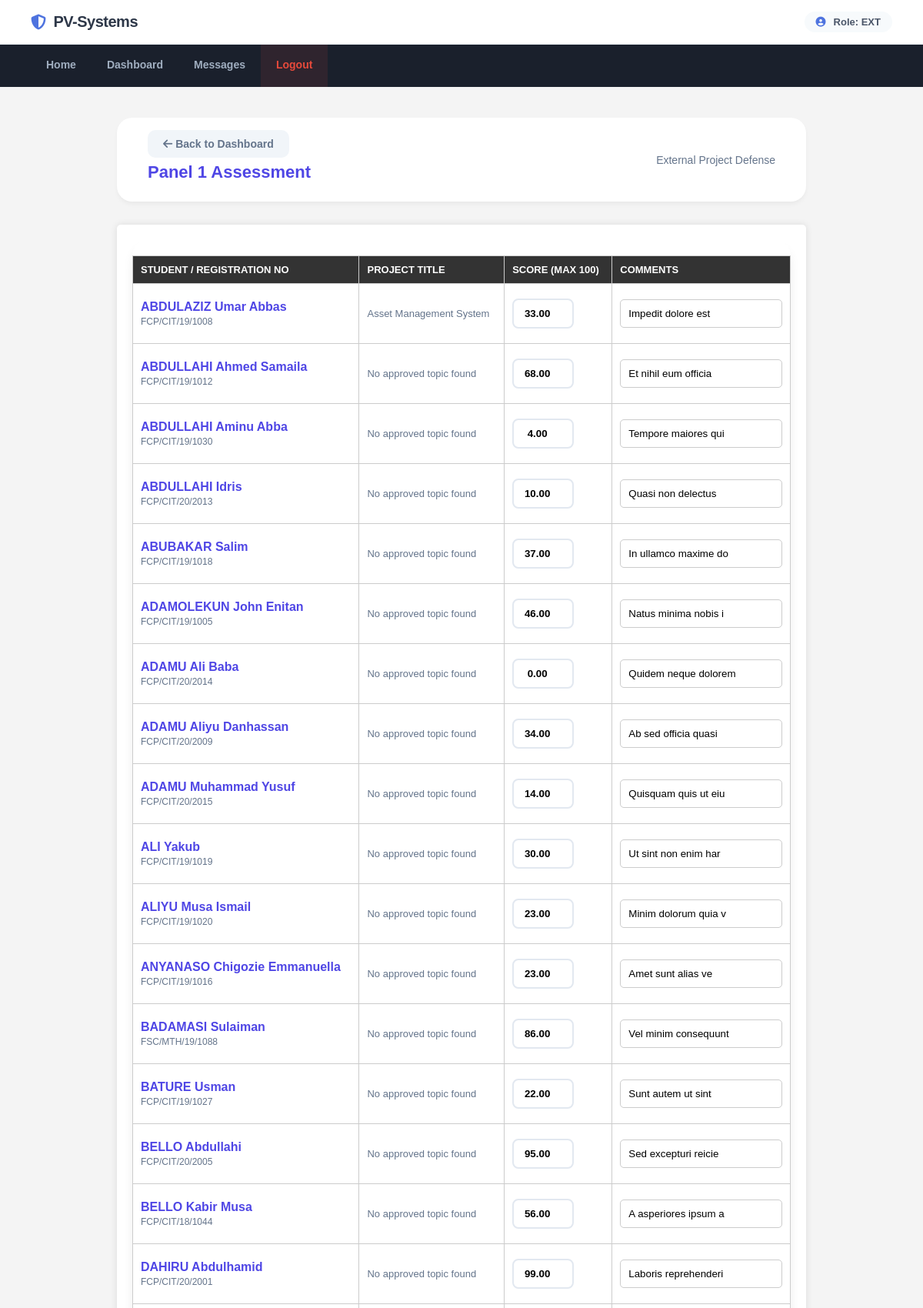
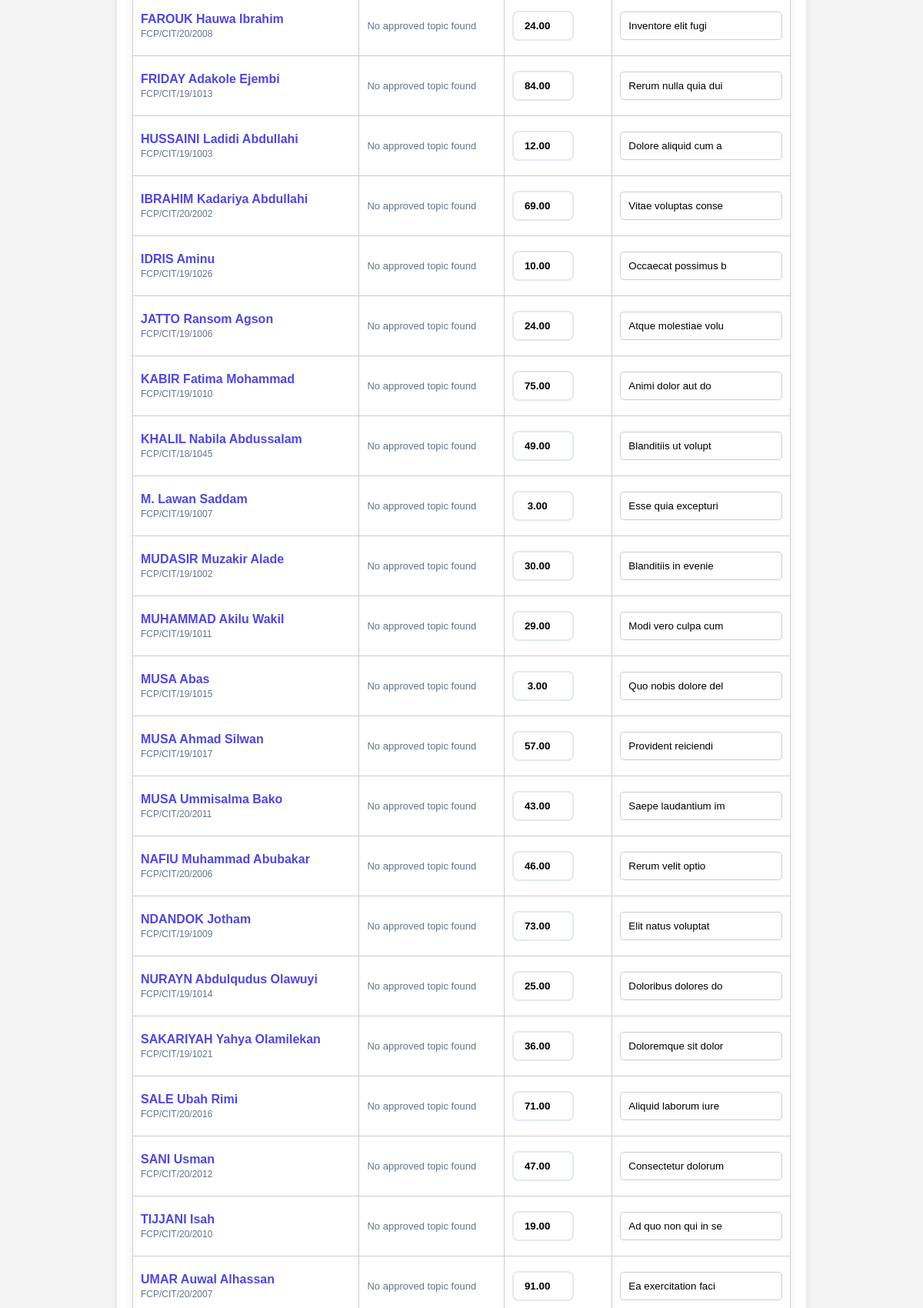
Page /external_examiner/ext_score_students.php?panel_id=1 (signed in, upper part) on the committed database (2 pictures, top to bottom).
### tables this page shows
CREATE TABLE `defense_panels` (
  `id` int(11) NOT NULL,
  `panel_name` varchar(100) NOT NULL,
  `panel_type` enum('proposal','internal','external') DEFAULT 'proposal',
  `department_id` int(11) NOT NULL,
  `max_students` int(11) DEFAULT 10,
  `created_at` timestamp NOT NULL DEFAULT current_timestamp()
);

CREATE TABLE `project_topics` (
  `id` int(11) NOT NULL,
  `topic` varchar(255) NOT NULL,
  `student_id` varchar(50) NOT NULL,
  `student_name` varchar(100) DEFAULT NULL,
  `session` varchar(50) NOT NULL,
  `status` varchar(50) DEFAULT 'pending',
  `pdf_path` varchar(255) DEFAULT NULL,
  `report_status` enum('pending','approved','rejected','not_submitted') DEFAULT 'not_submitted',
  `report_feedback` text DEFAULT NULL
);

CREATE TABLE `students` (
  `id` int(11) NOT NULL,
  `reg_no` varchar(50) NOT NULL,
  `name` varchar(100) NOT NULL,
  `phone` varchar(50) NOT NULL,
  `email` varchar(60) NOT NULL,
  `faculty_id` int(11) NOT NULL,
  `department` int(11) NOT NULL,
  `first_login` tinyint(1) DEFAULT 1
);

### external_examiner/ext_score_students.php (the view, shortened to what this page needs)
<?php
include_once __DIR__ . '/../includes/db.php';
$user_id = $_SESSION['user_id'];
$panel_id = isset($_GET['panel_id']) ? intval($_GET['panel_id']) : 0;
$stmt = $conn->prepare("SELECT dp.* FROM defense_panels dp JOIN panel_members pm ON dp.id = pm.panel_id WHERE dp.id = ? AND pm.supervisor_id = ?");
$stmt->execute([$panel_id, $user_id]);
$panel = $stmt->fetch(PDO::FETCH_ASSOC);
$stmt = $conn->prepare("
    SELECT s.id, s.name, s.reg_no, pt.topic,
    (SELECT score FROM defense_scores WHERE student_id = s.id AND supervisor_id = ? AND panel_id = ?) as current_score,
    (SELECT comments FROM defense_scores WHERE student_id = s.id AND supervisor_id = ? AND panel_id = ?) as current_comment
    FROM student_panel_assignments spa
    JOIN students s ON spa.student_id = s.id
    LEFT JOIN project_topics pt ON (s.id = pt.student_id AND pt.status = 'approved')
    WHERE spa.panel_id = ?
    ORDER BY s.name ASC
");
$stmt->execute([$user_id, $panel_id, $user_id, $panel_id, $panel_id]);
$students = $stmt->fetchAll(PDO::FETCH_ASSOC);
?>
<!DOCTYPE html>
<html lang="en">
<head>
    <link rel="stylesheet" href="https://cdnjs.cloudflare.com/ajax/libs/font-awesome/6.4.0/css/all.min.css">
</head>
<body>
    <?php include_once __DIR__ . '/../includes/header.php'; ?>
    <div class="container">
        <div class="header">
            <div>
                <a href="index.php" class="btn-back"><i class="fas fa-arrow-left"></i> Back to Dashboard</a>
                <h1 style="margin-top: 15px;"><?= htmlspecialchars($panel['panel_name']) ?> Assessment</h1>
            </div>
            <div style="text-align: right;">
                <p style="color: var(--text-muted); font-size: 14px;">External Project Defense</p>
            </div>
        </div>
        <form method="POST">
            <div class="table-card">
                <table>
                    <thead>
                        <tr>
                            <th>Student / Registration No</th>
                            <th>Project Title</th>
                            <th>Score (Max 100)</th>
                            <th>Comments</th>
                        </tr>
                    </thead>
                    <tbody>
                        <?php foreach ($students as $stu): ?>
                            <tr>
                                <td>
                                    <strong style="color: var(--primary);"><?= htmlspecialchars($stu['name']) ?></strong><br>
                                    <span style="font-size: 12px; color: var(--text-muted);"><?= htmlspecialchars($stu['reg_no']) ?></span>
                                </td>
                                <td class="topic-cell"><?= htmlspecialchars($stu['topic'] ?: 'No approved topic found') ?></td>
                                <td>
                                    <input type="number" name="scores[<?= $stu['id'] ?>]"
                                           class="score-input" min="0" max="100" step="0.5"
                                           value="<?= htmlspecialchars($stu['current_score'] ?? '') ?>" placeholder="--">
                                </td>
                                <td>
                                    <input type="text" name="comments[<?= $stu['id'] ?>]"
                                           class="comment-input" value="<?= htmlspecialchars($stu['current_comment'] ?? '') ?>"
                                           placeholder="Observations, strengths, weaknesses...">
                                </td>
                            </tr>
                        <?php endforeach; ?>
                    </tbody>
                </table>
            </div>
        </form>
    </div>
</body>
</html>

### includes/header.php (shortened to what this page needs)
<link rel="stylesheet" href="<?= PROJECT_ROOT ?>assets/css/styles.css">
<link rel="stylesheet" href="https://cdnjs.cloudflare.com/ajax/libs/font-awesome/6.4.0/css/all.min.css">
<header>
    <h1><i class="fas fa-shield-halved" style="color: #4e73df;"></i> PV-Systems</h1>
    <?php if (isset($_SESSION['role'])): ?>
        <div class="user-badge">
            <i class="fas fa-user-circle"></i>
            <span>Role: <span style="text-transform: uppercase;"><?php echo $_SESSION['role']; ?></span></span>
        </div>
    <?php endif; ?>
</header>
    <nav>
        <?php
            $current_page = basename($_SERVER['PHP_SELF']);
            function isActive($page, $current) { return strpos($current, $page) !== false ? 'active' : ''; }
            $unread_count = 0;
            if (isset($_SESSION['user_id'])) {
                $stmt = $conn->prepare("SELECT COUNT(*) FROM messages WHERE receiver_id = ? AND is_read = 0");
                $stmt->execute([$_SESSION['user_id']]);
                $unread_count = $stmt->fetchColumn();
            }
        ?>
        <a href="<?= PROJECT_ROOT ?>index.php" class="<?= isActive('index.php', $current_page) ?>">Home</a>
        <?php if (isset($_SESSION['role'])): ?>
            <?php if ($_SESSION['role'] === 'fpc'): ?>
                <a href="<?= PROJECT_ROOT ?>faculty_project_coordinator/fpc_manage_departments.php" class="<?= isActive('fpc_manage_departments.php', $current_page) ?>">Departments</a>
                <a href="<?= PROJECT_ROOT ?>faculty_project_coordinator/fpc_manage_dpc.php" class="<?= isActive('fpc_manage_dpc.php', $current_page) ?>">Coordinators (DPC)</a>
                <a href="<?= PROJECT_ROOT ?>faculty_project_coordinator/fpc_manage_topics.php" class="<?= isActive('fpc_manage_topics.php', $current_page) ?>">Topics</a>
                <a href="<?= PROJECT_ROOT ?>faculty_project_coordinator/fpc_view_past_projects.php" class="<?= isActive('fpc_view_past_projects.php', $current_page) ?>">Archive</a>
                <a href="<?= PROJECT_ROOT ?>faculty_project_coordinator/fpc_reports.php" class="<?= isActive('fpc_reports.php', $current_page) ?>">Analytics</a>
            <?php elseif ($_SESSION['role'] === 'ext'): ?>
                <a href="<?= PROJECT_ROOT ?>external_examiner/index.php" class="<?= isActive('index.php', $current_page) ?>">Dashboard</a>
                <a href="<?= PROJECT_ROOT ?>app_messages.php" class="<?= isActive('app_messages.php', $current_page) ?>">
                    Messages <?php if($unread_count > 0): ?><span style="background: #e74a3b; color: white; padding: 2px 6px; border-radius: 50%; font-size: 10px;"><?= $unread_count ?></span><?php endif; ?>
                </a>
            <?php elseif ($_SESSION['role'] === 'lib'): ?>
                <a href="<?= PROJECT_ROOT ?>library/lib_manage_projects.php" class="<?= isActive('lib_manage_projects.php', $current_page) ?>">Repository</a>
                <a href="<?= PROJECT_ROOT ?>library/lib_generate_reports.php" class="<?= isActive('lib_generate_reports.php', $current_page) ?>">Stats</a>
            <?php endif; ?>
            <a href="<?php echo PROJECT_ROOT; ?>index.php?logout=1" style="background: rgba(231, 74, 59, 0.1); color: #e74a3b;">Logout</a>
        <?php endif; ?>
    </nav>
    <div class="container">

### assets/css/styles.css (style rules this page uses)
body { font-family: Arial, sans-serif; margin: 0; padding: 0; background-color: #f4f4f4; display: flex; flex-direction: column; min-height: 100vh; }
.container { width: 90%; max-width: 1200px; margin: 0 auto; padding: 20px; flex: 1; }
header { background: #ffffff; padding: 15px 40px; display: flex; justify-content: space-between; align-items: center; border-bottom: 1px solid #edf2f7; position: sticky; top: 0; z-index: 1000; }
header h1 { font-size: 20px; font-weight: 800; color: #2d3748; margin: 0; letter-spacing: -0.5px; display: flex; align-items: center; gap: 10px; }
nav { background: #1a202c; padding: 0 40px; display: flex; align-items: center; overflow-x: auto; white-space: nowrap; -ms-overflow-style: none; scrollbar-width: none; }
nav a { color: #a0aec0; text-decoration: none; margin: 0; padding: 18px 20px; font-size: 14px; font-weight: 600; transition: all 0.2s ease; border-bottom: 3px solid transparent; }
.user-badge { display: flex; align-items: center; gap: 10px; padding: 6px 15px; background: #f7fafc; border-radius: 50px; font-size: 13px; font-weight: 700; color: #4a5568; }
.user-badge i { color: #4e73df; }
form { background-color: #fff; padding: 20px; border-radius: 5px; box-shadow: 0 0 10px rgba(0, 0, 0, 0.1); margin-top: 20px; }
form input[type="text"], form input[type="password"], form textarea, form select { width: 100%; padding: 10px; margin: 10px 0; border: 1px solid #ccc; border-radius: 5px; }
table { width: 100%; border-collapse: collapse; margin-top: 20px; }
table th, table td { padding: 10px; border: 1px solid #ccc; text-align: left; }
table th { background-color: #333; color: #fff; }

### external_examiner/ext_score_students.php (style rules this page uses)
:root { --primary: #4f46e5; --bg-body: #f8fafc; --text-main: #1e293b; --text-muted: #64748b; }
* { margin:0; padding:0; box-sizing: border-box; }
body { font-family: 'Outfit', sans-serif; background: var(--bg-body); color: var(--text-main); }
.container { max-width: 1200px; margin: 40px auto; padding: 0 20px; }
.header { background: white; padding: 25px 40px; border-radius: 20px; margin-bottom: 30px; display: flex; justify-content: space-between; align-items: center; box-shadow: 0 4px 6px -1px rgba(0,0,0,0.05); }
.header h1 { font-size: 22px; color: var(--primary); }
.table-card { background: white; border-radius: 20px; padding: 0; overflow: hidden; box-shadow: 0 10px 15px -3px rgba(0,0,0,0.1); }
table { width: 100%; border-collapse: collapse; }
th { background: #f8fafc; padding: 20px; text-align: left; font-size: 13px; text-transform: uppercase; color: var(--text-muted); border-bottom: 2px solid #f1f5f9; }
td { padding: 20px; border-bottom: 1px solid #f1f5f9; }
.topic-cell { font-size: 13px; color: var(--text-muted); max-width: 300px; }
.score-input { width: 80px; padding: 10px; border: 2px solid #e2e8f0; border-radius: 8px; font-family: inherit; font-weight: 700; text-align: center; }
.comment-input { width: 100%; min-width: 200px; padding: 10px; border: 2px solid #e2e8f0; border-radius: 8px; font-family: inherit; }
.btn-back { background: #f1f5f9; color: var(--text-muted); text-decoration: none; padding: 10px 20px; border-radius: 10px; font-size: 14px; font-weight: 600; }

### rows in the picture
defense_panels: panel_name "Panel 1"
project_topics: student.name "ABDULAZIZ Umar Abbas", student.reg_no "FCP/CIT/19/1008", topic "Asset Management System", current_score "33.00", current_comment "Impedit dolore est"
students: name "ABDULLAHI Ahmed Samaila", reg_no "FCP/CIT/19/1012", topic "No approved topic found", current_score "68.00", current_comment "Et nihil eum officia"
students: name "ABDULLAHI Aminu Abba", reg_no "FCP/CIT/19/1030", topic "No approved topic found", current_score "4.00", current_comment "Tempore maiores qui"
students: name "ABDULLAHI Idris", reg_no "FCP/CIT/20/2013", topic "No approved topic found", current_score "10.00", current_comment "Quasi non delectus"
students: name "ABUBAKAR Salim", reg_no "FCP/CIT/19/1018", topic "No approved topic found", current_score "37.00", current_comment "In ullamco maxime do"
students: name "ADAMOLEKUN John Enitan", reg_no "FCP/CIT/19/1005", topic "No approved topic found", current_score "46.00", current_comment "Natus minima nobis i"
students: name "ADAMU Ali Baba", reg_no "FCP/CIT/20/2014", topic "No approved topic found", current_score "0.00", current_comment "Quidem neque dolorem"
students: name "ADAMU Aliyu Danhassan", reg_no "FCP/CIT/20/2009", topic "No approved topic found", current_score "34.00", current_comment "Ab sed officia quasi"
students: name "ADAMU Muhammad Yusuf", reg_no "FCP/CIT/20/2015", topic "No approved topic found", current_score "14.00", current_comment "Quisquam quis ut eiu"
students: name "ALI Yakub", reg_no "FCP/CIT/19/1019", topic "No approved topic found", current_score "30.00", current_comment "Ut sint non enim har"
students: name "ALIYU Musa Ismail", reg_no "FCP/CIT/19/1020", topic "No approved topic found", current_score "23.00", current_comment "Minim dolorum quia v"
students: name "ANYANASO Chigozie Emmanuella", reg_no "FCP/CIT/19/1016", topic "No approved topic found", current_score "23.00", current_comment "Amet sunt alias ve"
students: name "BADAMASI Sulaiman", reg_no "FSC/MTH/19/1088", topic "No approved topic found", current_score "86.00", current_comment "Vel minim consequunt"
students: name "BATURE Usman", reg_no "FCP/CIT/19/1027", topic "No approved topic found", current_score "22.00", current_comment "Sunt autem ut sint"
students: name "BELLO Abdullahi", reg_no "FCP/CIT/20/2005", topic "No approved topic found", current_score "95.00", current_comment "Sed excepturi reicie"
students: name "BELLO Kabir Musa", reg_no "FCP/CIT/18/1044", topic "No approved topic found", current_score "56.00", current_comment "A asperiores ipsum a"
students: name "DAHIRU Abdulhamid", reg_no "FCP/CIT/20/2001", topic "No approved topic found", current_score "99.00", current_comment "Laboris reprehenderi"
students: name "FAROUK Hauwa Ibrahim", reg_no "FCP/CIT/20/2008", topic "No approved topic found", current_score "24.00", current_comment "Inventore elit fugi"
students: name "FRIDAY Adakole Ejembi", reg_no "FCP/CIT/19/1013", topic "No approved topic found", current_score "84.00", current_comment "Rerum nulla quia dui"
students: name "HUSSAINI Ladidi Abdullahi", reg_no "FCP/CIT/19/1003", topic "No approved topic found", current_score "12.00", current_comment "Dolore aliquid cum a"
students: name "IBRAHIM Kadariya Abdullahi", reg_no "FCP/CIT/20/2002", topic "No approved topic found", current_score "69.00", current_comment "Vitae voluptas conse"
students: name "IDRIS Aminu", reg_no "FCP/CIT/19/1026", topic "No approved topic found", current_score "10.00", current_comment "Occaecat possimus b"
students: name "JATTO Ransom Agson", reg_no "FCP/CIT/19/1006", topic "No approved topic found", current_score "24.00", current_comment "Atque molestiae volu"
students: name "KABIR Fatima Mohammad", reg_no "FCP/CIT/19/1010", topic "No approved topic found", current_score "75.00", current_comment "Animi dolor aut do"
students: name "KHALIL Nabila Abdussalam", reg_no "FCP/CIT/18/1045", topic "No approved topic found", current_score "49.00", current_comment "Blanditiis ut volupt"
students: name "M. Lawan Saddam", reg_no "FCP/CIT/19/1007", topic "No approved topic found", current_score "3.00", current_comment "Esse quia excepturi"
students: name "MUDASIR Muzakir Alade", reg_no "FCP/CIT/19/1002", topic "No approved topic found", current_score "30.00", current_comment "Blanditiis in evenie"
students: name "MUHAMMAD Akilu Wakil", reg_no "FCP/CIT/19/1011", topic "No approved topic found", current_score "29.00", current_comment "Modi vero culpa cum"
students: name "MUSA Abas", reg_no "FCP/CIT/19/1015", topic "No approved topic found", current_score "3.00", current_comment "Quo nobis dolore del"
students: name "MUSA Ahmad Silwan", reg_no "FCP/CIT/19/1017", topic "No approved topic found", current_score "57.00", current_comment "Provident reiciendi"
students: name "MUSA Ummisalma Bako", reg_no "FCP/CIT/20/2011", topic "No approved topic found", current_score "43.00", current_comment "Saepe laudantium im"
students: name "NAFIU Muhammad Abubakar", reg_no "FCP/CIT/20/2006", topic "No approved topic found", current_score "46.00", current_comment "Rerum velit optio"
students: name "NDANDOK Jotham", reg_no "FCP/CIT/19/1009", topic "No approved topic found", current_score "73.00", current_comment "Elit natus voluptat"
students: name "NURAYN Abdulqudus Olawuyi", reg_no "FCP/CIT/19/1014", topic "No approved topic found", current_score "25.00", current_comment "Doloribus dolores do"
students: name "SAKARIYAH Yahya Olamilekan", reg_no "FCP/CIT/19/1021", topic "No approved topic found", current_score "36.00", current_comment "Doloremque sit dolor"
students: name "SALE Ubah Rimi", reg_no "FCP/CIT/20/2016", topic "No approved topic found", current_score "71.00", current_comment "Aliquid laborum iure"
students: name "SANI Usman", reg_no "FCP/CIT/20/2012", topic "No approved topic found", current_score "47.00", current_comment "Consectetur dolorum"
students: name "TIJJANI Isah", reg_no "FCP/CIT/20/2010", topic "No approved topic found", current_score "19.00", current_comment "Ad quo non qui in se"
students: name "UMAR Auwal Alhassan", reg_no "FCP/CIT/20/2007", topic "No approved topic found", current_score "91.00", current_comment "Ea exercitation faci"

### other values in the picture
$_SESSION['role'] "EXT"
